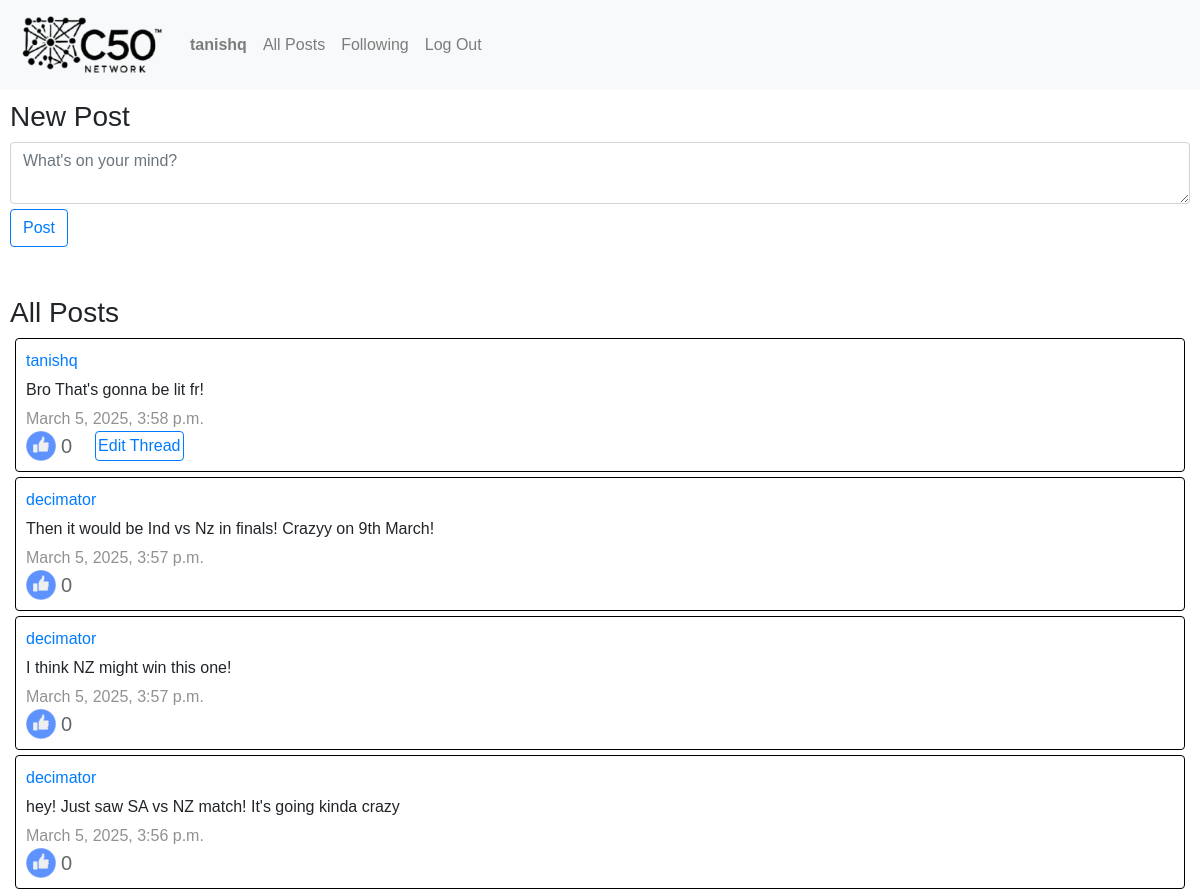
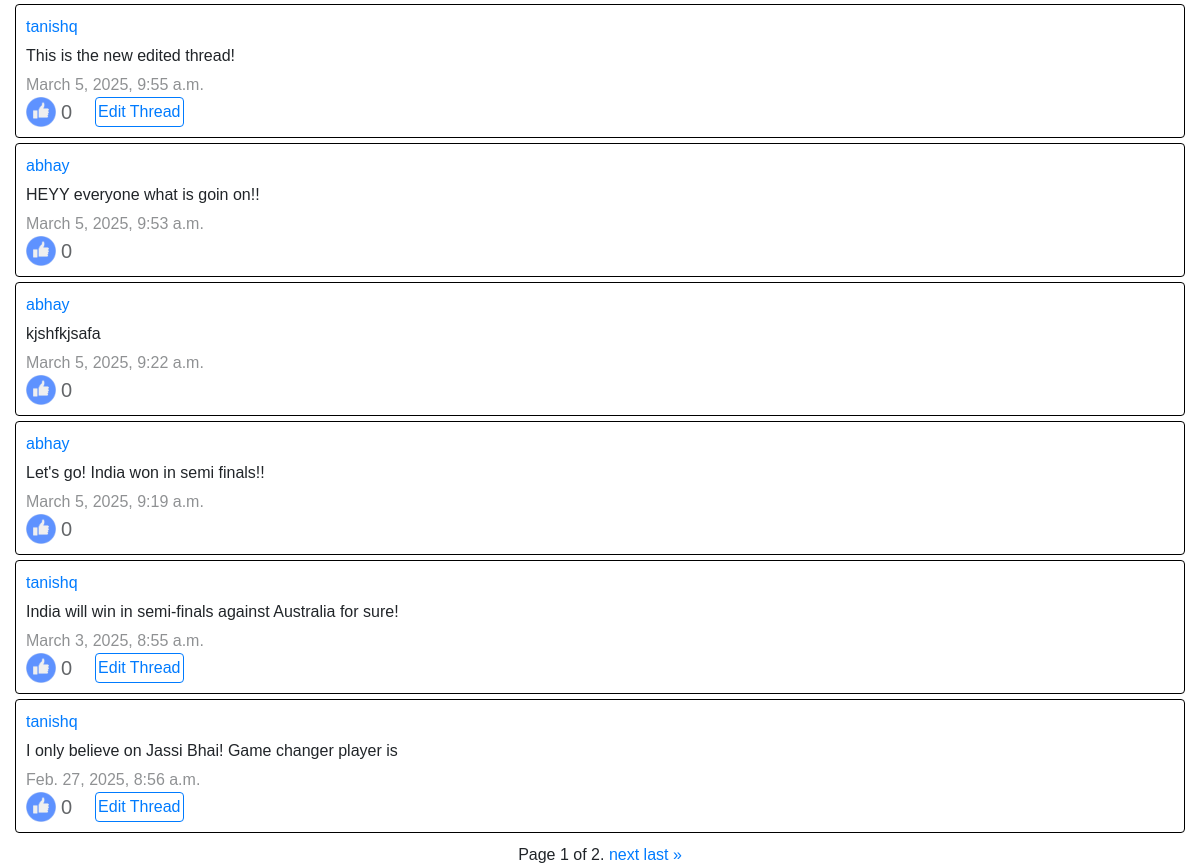
/ (signed in), run on the app's committed database (2 pictures, top to bottom).
### network/models.py (models this page shows, shortened)
class User(AbstractUser):
    following = models.ManyToManyField("self", symmetrical=False ,related_name = "followers", null=True, blank=True)
    def __str__(self):
        return self.username

class Thread(models.Model):
    creator = models.ForeignKey(User, on_delete = models.CASCADE, related_name="threads")
    body = models.CharField(max_length = 500)
    timestamp = models.DateTimeField(auto_now_add=True)
    likes = models.ManyToManyField(User, related_name="likes_by_user")
    like_count = models.IntegerField(default=0)

### network/views.py (the view, shortened to what this page needs)
# urls.py: path("", views.index, name="index"),
def index(request):
    threads_list = Thread.objects.all().order_by('-timestamp')
    paginator = Paginator(threads_list, pages)  # Show "pages" threads per page.
    page_number = request.GET.get("page")
    page_obj = paginator.get_page(page_number)
    return render(request, "network/index.html",{
        "AddPostForm" : ThreadForm(),
        "page_obj": page_obj,
    })

### network/views.py
class ThreadForm(forms.ModelForm):
    class Meta:
        model = Thread
        fields = ['body']

### network/templates/network/index.html (shortened to what this page needs)
{% extends "network/layout.html" %}
{% block body %}
{% if user.is_authenticated %}
<div id="New_Post">
    <div id="new_post">
        <h3>New Post</h3>
        <form action="{% url 'index' %}" method="post">
            <div class="input-group">
                <textarea class="form-control" aria-label="With textarea" name="body" required id="id_body" placeholder="What's on your mind?"></textarea>
            </div>
            <button type="submit" class="btn btn-outline-primary" id="newpostbutton">Post</button>
        </form>
    </div>
</div>
<br>
<div id="All_Posts">
    <h3>All Posts</h3>
    {% for thread in page_obj %}
    <div class="card thread_card" id="{{thread.id}}">
        <a href="/profile/{{thread.creator.username}}">{{thread.creator}}</a>
        <div class="thread_body" id="thread_body_{{thread.id}}">{{thread.body}}</div>
        <div class="thread_timestamp">{{thread.timestamp}}</div>
        {% load static %}
        <span class="button-container">
            <button class="like_button" id="like_button_{{thread.id}}">
                {% if request.user in thread.likes %}
                <img src="{% static 'network/dislike.png' %}" alt="like" id="like_pic">
                {% else %}
                <img src="{% static 'network/like.png' %}" alt="like" id="like_pic">
                {% endif %}
            </button>
            <div class="like_count" id="like_count_{{thread.id}}">
                {{ thread.like_count }}
            </div>
            {% if request.user == thread.creator %}
            <button type="button" class="edit_button btn btn-outline-primary" id="edit_{{thread.id}}">Edit Thread</button>
            {% endif %}
        </span>
    </div>
    {% endfor %}
</div>
<div class="pagination">
    <span class="step-links">
        <span class="current">
            Page {{ page_obj.number }} of {{ page_obj.paginator.num_pages }}.
        </span>
        {% if page_obj.has_next %}
            <a href="?page={{ page_obj.next_page_number }}">next</a>
            <a href="?page={{ page_obj.paginator.num_pages }}">last &raquo;</a>
        {% endif %}
    </span>
</div>
{% else %}
<div class="logout_pages">
    <h6><a href="{% url 'login' %}">Log In</a> to see all posts</h6>
</div>
{% endif %}
{% endblock %}

### network/templates/network/layout.html (shortened to what this page needs)
{% load static %}
<!DOCTYPE html>
<html lang="en">
    <head>
        <link rel="stylesheet" href="https://stackpath.bootstrapcdn.com/bootstrap/4.4.1/css/bootstrap.min.css">
        <link href="{% static 'network/styles.css' %}" rel="stylesheet">
    </head>
    <body>
        {% load static %}
        <nav class="navbar navbar-expand-lg navbar-light bg-light">
            <a class="navbar-brand" href="{% url 'index' %}"><img src="{% static 'network\download.png'%}" alt="Network" id="network_image"></a>
            <div>
              <ul class="navbar-nav mr-auto">
                {% if user.is_authenticated %}
                    <li class="nav-item">
                        <a class="nav-link" href="/profile/{{request.user.username}}"><strong>{{request.user.username}}</strong></a>
                    </li>
                {% endif %}
                <li class="nav-item">
                  <a class="nav-link" href="{% url 'index' %}">All Posts</a>
                </li>
                {% if user.is_authenticated %}
                    <li class="nav-item">
                        <a class="nav-link" href="{% url 'following' %}">Following</a>
                    </li>
                    <li class="nav-item">
                        <a class="nav-link" href="{% url 'logout' %}">Log Out</a>
                    </li>
                {% endif %}
              </ul>
            </div>
          </nav>
        <div class="body">
            {% block body %}
            {% endblock %}
        </div>
    </body>
</html>

### network/static/network/styles.css (style rules this page uses)
body { font-family: 'Gill Sans', 'Gill Sans MT', Calibri, 'Trebuchet MS', sans-serif; }
#network_image { max-width: 150px; max-height: 100px; }
#like_pic { max-width: 30px; }
.like_button { border: none; color: white; border-radius: 50%; padding: 0px; margin: 0px; cursor: pointer; display: inline-flex; align-items: center; justify-content: center; }
.thread_card { border: 1px solid black; padding: 10px; margin: 5px; }
.button-container { display: flex; width: 100%; }
#All_Posts { margin: 10px; }
#New_Post { margin: 10px; }
.like_count { margin-left: 5px; opacity: 70%; font-size: 20px; }
.thread_timestamp { opacity: 50%; }
.thread_body { margin: 5px; margin-left: 0px; }
#newpostbutton { margin: 5px; margin-left: 0px; }
.edit_button { margin-left: 2%; padding: 2px; }
.pagination { display: flex; justify-content: center; }

### data on the page
User: user.username "tanishq"
Thread: creator "tanishq", body "Bro That's gonna be lit fr!", timestamp "March 5, 2025, 3:58 p.m.", like_count "0"
Thread: creator "decimator", body "Then it would be Ind vs Nz in finals! Crazyy on 9th March!", timestamp "March 5, 2025, 3:57 p.m.", like_count "0"
Thread: creator "decimator", body "I think NZ might win this one!", timestamp "March 5, 2025, 3:57 p.m.", like_count "0"
Thread: creator "decimator", body "hey! Just saw SA vs NZ match! It's going kinda crazy", timestamp "March 5, 2025, 3:56 p.m.", like_count "0"
Thread: creator "tanishq", body "This is the new edited thread!", timestamp "March 5, 2025, 9:55 a.m.", like_count "0"
Thread: creator "abhay", body "HEYY everyone what is goin on!!", timestamp "March 5, 2025, 9:53 a.m.", like_count "0"
Thread: creator "abhay", body "kjshfkjsafa", timestamp "March 5, 2025, 9:22 a.m.", like_count "0"
Thread: creator "abhay", body "Let's go! India won in semi finals!!", timestamp "March 5, 2025, 9:19 a.m.", like_count "0"
Thread: creator "tanishq", body "India will win in semi-finals against Australia for sure!", timestamp "March 3, 2025, 8:55 a.m.", like_count "0"
Thread: creator "tanishq", body "I only believe on Jassi Bhai! Game changer player is", timestamp "Feb. 27, 2025, 8:56 a.m.", like_count "0"

### other printed values
{{ page_obj.number }} "1"
{{ page_obj.paginator.num_pages }} "2"
